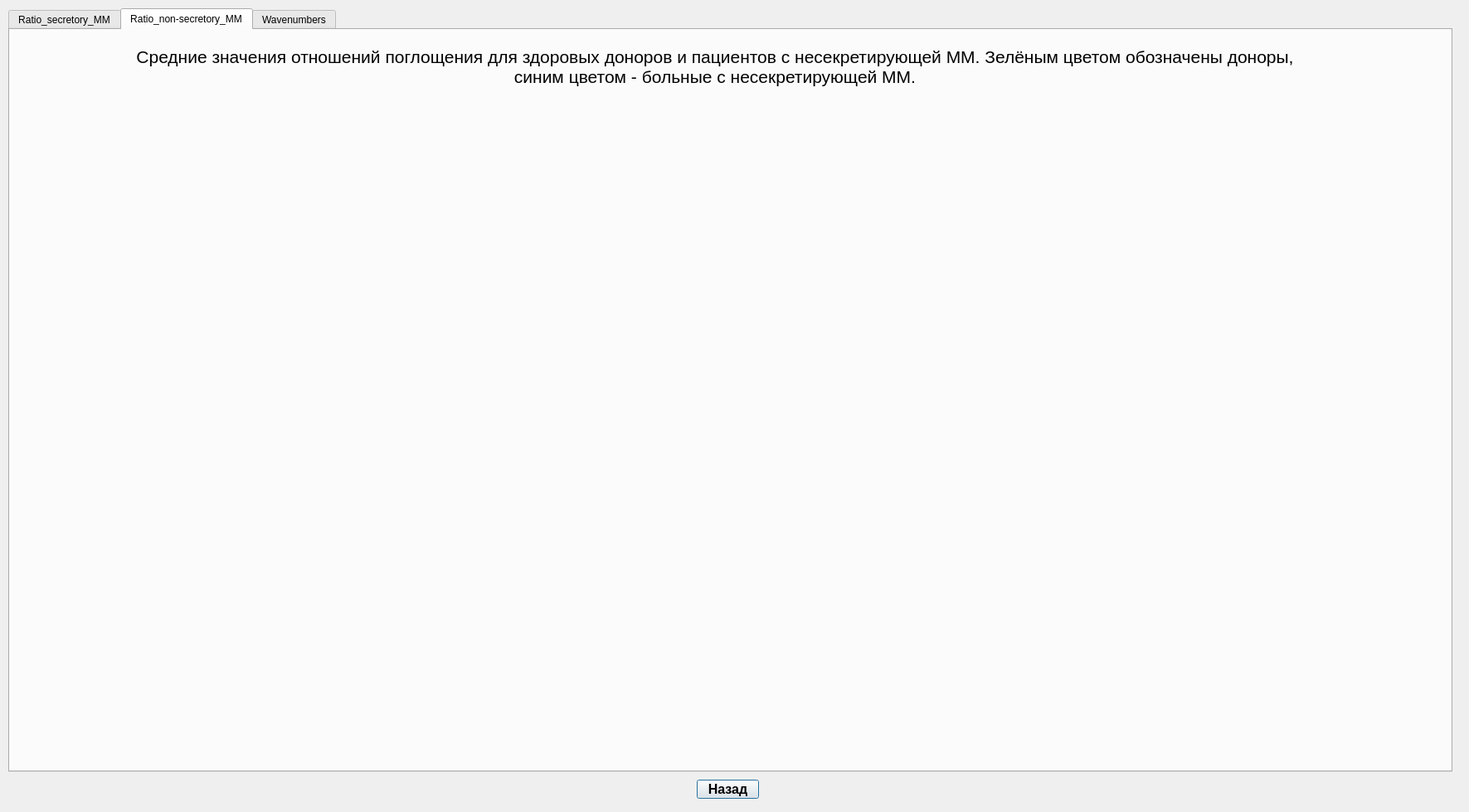
<?xml version="1.0" encoding="UTF-8"?>
<ui version="4.0">
 <class>Dialog</class>
 <widget class="QDialog" name="Dialog">
  <property name="geometry">
   <rect>
    <x>0</x>
    <y>0</y>
    <width>1771</width>
    <height>979</height>
   </rect>
  </property>
  <property name="windowTitle">
   <string>Dialog</string>
  </property>
  <widget class="QPushButton" name="CloseButton">
   <property name="geometry">
    <rect>
     <x>840</x>
     <y>940</y>
     <width>75</width>
     <height>23</height>
    </rect>
   </property>
   <property name="font">
    <font>
     <family>Arial</family>
     <pointsize>12</pointsize>
     <weight>75</weight>
     <bold>true</bold>
    </font>
   </property>
   <property name="text">
    <string>Назад</string>
   </property>
  </widget>
  <widget class="QTabWidget" name="tabWidget">
   <property name="geometry">
    <rect>
     <x>10</x>
     <y>10</y>
     <width>1741</width>
     <height>921</height>
    </rect>
   </property>
   <property name="currentIndex">
    <number>1</number>
   </property>
   <widget class="QWidget" name="tab_mm">
    <attribute name="title">
     <string>Ratio_secretory_MM</string>
    </attribute>
    <widget class="QLabel" name="label_3">
     <property name="geometry">
      <rect>
       <x>160</x>
       <y>10</y>
       <width>1400</width>
       <height>90</height>
      </rect>
     </property>
     <property name="font">
      <font>
       <family>Arial</family>
       <pointsize>16</pointsize>
      </font>
     </property>
     <property name="text">
      <string>&lt;html&gt;&lt;head/&gt;&lt;body&gt;&lt;p align=&quot;center&quot;&gt;Средние значения отношений поглощения для здоровых доноров и пациентов с секретирующей ММ. Зелёным цветом обозначены доноры, красным цветом - больные с несекретирующей ММ.&lt;/p&gt;&lt;/body&gt;&lt;/html&gt;</string>
     </property>
     <property name="wordWrap">
      <bool>true</bool>
     </property>
    </widget>
    <widget class="QWidget" name="RatioWidget" native="true">
     <property name="geometry">
      <rect>
       <x>40</x>
       <y>100</y>
       <width>1661</width>
       <height>771</height>
      </rect>
     </property>
    </widget>
   </widget>
   <widget class="QWidget" name="tab_non_mm">
    <attribute name="title">
     <string>Ratio_non-secretory_MM</string>
    </attribute>
    <widget class="QLabel" name="label_2">
     <property name="geometry">
      <rect>
       <x>150</x>
       <y>0</y>
       <width>1400</width>
       <height>90</height>
      </rect>
     </property>
     <property name="font">
      <font>
       <family>Arial</family>
       <pointsize>16</pointsize>
      </font>
     </property>
     <property name="text">
      <string>&lt;html&gt;&lt;head/&gt;&lt;body&gt;&lt;p align=&quot;center&quot;&gt;Средние значения отношений поглощения для здоровых доноров и пациентов с несекретирующей ММ. Зелёным цветом обозначены доноры, синим цветом - больные с несекретирующей ММ.&lt;/p&gt;&lt;/body&gt;&lt;/html&gt;</string>
     </property>
     <property name="wordWrap">
      <bool>true</bool>
     </property>
    </widget>
    <widget class="QWidget" name="RatioWidget_2" native="true">
     <property name="geometry">
      <rect>
       <x>20</x>
       <y>90</y>
       <width>1661</width>
       <height>771</height>
      </rect>
     </property>
    </widget>
   </widget>
   <widget class="QWidget" name="tab_wave">
    <attribute name="title">
     <string>Wavenumbers</string>
    </attribute>
    <widget class="QLabel" name="label">
     <property name="geometry">
      <rect>
       <x>170</x>
       <y>0</y>
       <width>1400</width>
       <height>90</height>
      </rect>
     </property>
     <property name="font">
      <font>
       <family>Arial</family>
       <pointsize>16</pointsize>
      </font>
     </property>
     <property name="text">
      <string>&lt;html&gt;&lt;head/&gt;&lt;body&gt;&lt;p align=&quot;center&quot;&gt;Средние значения волновых чисел для здоровых доноров и пациентов с ММ. Зелёным цветом обозначены доноры, красным цветом - больные с секретирующей ММ, синим цветом - больные с несекретирующей ММ.&lt;/p&gt;&lt;/body&gt;&lt;/html&gt;</string>
     </property>
     <property name="wordWrap">
      <bool>true</bool>
     </property>
    </widget>
    <widget class="QWidget" name="WaveWidget" native="true">
     <property name="geometry">
      <rect>
       <x>40</x>
       <y>100</y>
       <width>1661</width>
       <height>771</height>
      </rect>
     </property>
    </widget>
   </widget>
  </widget>
  <zorder>tabWidget</zorder>
  <zorder>CloseButton</zorder>
 </widget>
 <resources/>
 <connections/>
</ui>
